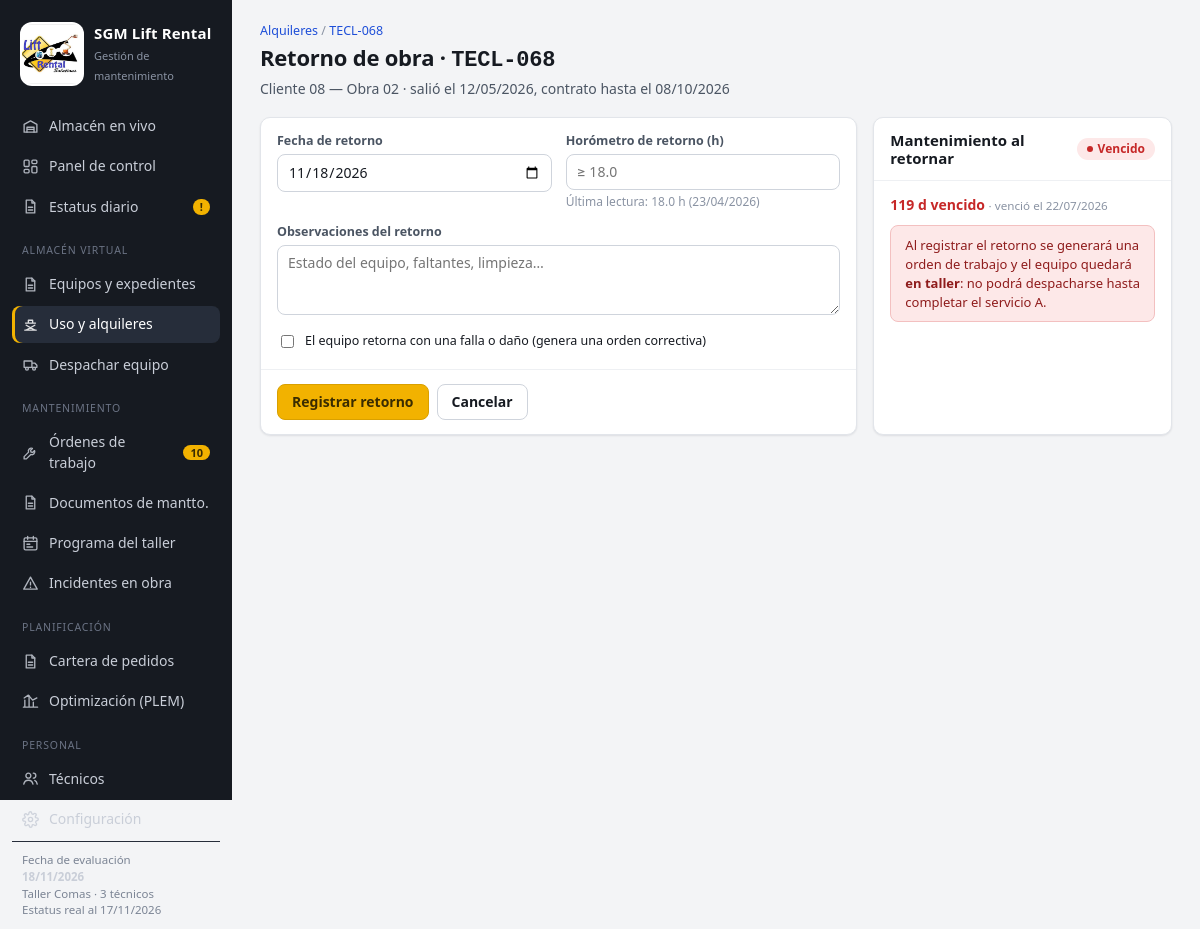
/alquileres/53/retorno, run on the app's committed database.
### tables this page shows
CREATE TABLE equipos (
    id INTEGER PRIMARY KEY,
    codigo TEXT UNIQUE NOT NULL,
    categoria TEXT NOT NULL,
    marca TEXT, modelo TEXT, serie TEXT, anio INTEGER,
    altura_plataforma REAL, altura_trabajo REAL, capacidad_kg REAL, peso_kg REAL,
    valor_usd REAL,
    frecuencia_h REAL NOT NULL DEFAULT 100,
    tasa_uso REAL NOT NULL DEFAULT 0.13,
    situacion TEXT NOT NULL DEFAULT 'Disponible',
    ubicacion_detalle TEXT,
    con_expediente INTEGER NOT NULL DEFAULT 1,
    notas TEXT,
    activo INTEGER NOT NULL DEFAULT 1
);

CREATE TABLE alquileres (
    id INTEGER PRIMARY KEY,
    equipo_id INTEGER NOT NULL REFERENCES equipos(id),
    cliente TEXT, obra TEXT, zona TEXT,
    fecha_salida TEXT NOT NULL,
    fecha_vencimiento TEXT,
    fecha_retorno TEXT,
    horometro_salida REAL,
    horometro_retorno REAL,
    tarifa_dia REAL,
    estado TEXT NOT NULL DEFAULT 'En obra',
    mant_estado_salida TEXT,
    excepcion_motivo TEXT,
    excepcion_autoriza TEXT,
    notas TEXT,
    creado TEXT DEFAULT (datetime('now','localtime'))
);

CREATE TABLE lecturas (
    id INTEGER PRIMARY KEY,
    equipo_id INTEGER NOT NULL REFERENCES equipos(id),
    fecha TEXT NOT NULL,
    horometro REAL NOT NULL,
    fuente TEXT
);

### app.py (the view, shortened to what this page needs)
@app.route("/alquileres/<int:aid>/retorno", methods=["GET", "POST"])
def retorno(aid):
    a = db().execute("""SELECT a.*, e.codigo, e.categoria FROM alquileres a JOIN equipos e
                        ON e.id=a.equipo_id WHERE a.id=?""", (aid,)).fetchone()
    if not a or a["estado"] != "En obra":
        abort(404)
    c = cfg()
    ref = L.fecha_ref(c)
    eq = db().execute("SELECT * FROM equipos WHERE id=?", (a["equipo_id"],)).fetchone()
    m = L.estado_equipo(db(), eq, c, ref)
    return render_template("retorno.html", a=a, m=m, ult=L.ultima_lectura(db(), a["equipo_id"]))

### app.py (called while the page is built)
def db():
    return base.get_db()

def cfg():
    return L.leer_config(db())

@app.template_filter("fecha")
def f_fecha(v, formato="%d/%m/%Y"):
    d = a_fecha(v) if v else None
    return d.strftime(formato) if d else "—"

@app.template_filter("num")
def f_num(v, dec=0):
    if v is None or v == "":
        return "—"
    s = f"{float(v):,.{dec}f}"
    return s

@app.template_filter("clase")
def f_clase(estado):
    return {"Vigente": "ok", "Por vencer": "warn", "Vencido": "bad", "Sin datos": "none",
            "Disponible": "ok", "En obra": "info", "En taller": "warn", "Fuera de servicio": "bad",
            "Pendiente": "warn", "Programada": "info", "En ejecución": "accent",
            "Completada": "ok", "Cancelada": "none", "Cerrado": "none",
            "apto": "ok", "advertencia": "warn", "bloqueado": "bad",
            "Alta": "bad", "Normal": "info", "Baja": "none",
            "Asignado": "info", "Despachado": "ok", "No atendido": "bad", "Cancelado": "none",
            "Terminada": "ok", "En curso": "accent", "Error": "bad"}.get(estado, "none")

### db.py (called while the page is built)
def conectar():
    con = sqlite3.connect(DB_PATH, detect_types=0)
    con.row_factory = sqlite3.Row
    con.execute("PRAGMA foreign_keys = ON")
    return con

def get_db():
    if "db" not in g:
        g.db = conectar()
    return g.db

def cerrar_db(_exc=None):
    con = g.pop("db", None)
    if con is not None:
        con.close()

### logica.py (called while the page is built)
def a_fecha(v):
    if v is None or v == "":
        return None
    if isinstance(v, date):
        return v
    return datetime.strptime(str(v)[:10], "%Y-%m-%d").date()

def iso(d):
    return d.strftime("%Y-%m-%d") if d else None

def leer_config(db):
    return {r["clave"]: r["valor"] for r in db.execute("SELECT clave, valor FROM config")}

def fecha_ref(cfg):
    return a_fecha(cfg.get("fecha_referencia")) or date.today()

def nivel_siguiente(horometro_ultimo, frecuencia):
    if horometro_ultimo is None or not frecuencia:
        return "A"
    nxt = horometro_ultimo + frecuencia
    if frecuencia >= 250:
        reglas = [(2000, "A+B+C+D"), (1000, "A+B+C"), (500, "A+B")]
    else:
        reglas = [(1000, "A+B+C+D"), (500, "A+B+C"), (300, "A+B")]
    for k, nivel in reglas:
        if math.floor(nxt / k) > math.floor(horometro_ultimo / k):
            return nivel
    return "A"

def intervalo_calendario(categoria, cfg):
    clave = "intervalo_brazos" if categoria.startswith("Brazo") else "intervalo_tijeras"
    return int(float(cfg.get(clave) or 90))

### templates/retorno.html (shortened to what this page needs)
{% extends 'base.html' %}
{% from '_m.html' import chip, restante %}
{% block contenido %}
<div class="cab">
  <div>
    <div class="migas"><a href="{{ url_for('alquileres') }}">Alquileres</a> / <a href="{{ url_for('equipo', codigo=a.codigo) }}">{{ a.codigo }}</a></div>
    <h1>Retorno de obra · <span class="mono" style="font-size:22px">{{ a.codigo }}</span></h1>
    <p>{{ a.cliente or '—' }} — {{ a.obra or '—' }} · salió el {{ a.fecha_salida|fecha }}, contrato hasta el {{ a.fecha_vencimiento|fecha }}</p>
  </div>
</div>
<div class="grid g-21">
  <form method="post" class="card">
    <div class="bd stack">
      <div class="campos">
        <div><label>Fecha de retorno</label><input type="date" name="fecha_retorno" value="{{ REF.isoformat() }}" required></div>
        <div><label>Horómetro de retorno (h)</label><input type="number" step="0.1" name="horometro_retorno" {% if ult %}min="{{ ult.horometro }}" placeholder="≥ {{ ult.horometro|num(1) }}"{% endif %}>
          <div class="ayuda">Última lectura: {{ ult.horometro|num(1) if ult else '—' }} h ({{ ult.fecha|fecha if ult else '' }})</div></div>
        <div class="ancho"><label>Observaciones del retorno</label><textarea name="notas" placeholder="Estado del equipo, faltantes, limpieza…"></textarea></div>
        <label class="check ancho"><input type="checkbox" name="falla" value="1" onchange="document.getElementById('falla-det').hidden = !this.checked"> El equipo retorna con una falla o daño (genera una orden correctiva)</label>
      </div>
    </div>
    <div class="bd acciones" style="border-top:1px solid var(--line-2)">
      <button class="btn pri">Registrar retorno</button>
      <a class="btn" href="{{ url_for('alquileres') }}">Cancelar</a>
    </div>
  </form>
  <div class="card">
    <div class="hd"><h2>Mantenimiento al retornar</h2>{{ chip(m.estado) }}</div>
    <div class="bd stack" style="gap:10px">
      <div>{{ restante(m) }}{% if m.fecha_vence %} <small>· {{ 'venció' if m.estado == 'Vencido' else 'vence' }} el {{ m.fecha_vence|fecha }}</small>{% endif %}</div>
      {% if m.estado in ('Vencido', 'Sin datos') %}
        <div class="nota bad">Al registrar el retorno se generará una orden de trabajo y el equipo quedará <b>en taller</b>: no podrá despacharse hasta completar el servicio {{ m.nivel or 'A' }}.</div>
      {% elif m.estado == 'Por vencer' %}
        <div class="nota warn">Se generará una orden pendiente para aprovechar el retorno y adelantar el servicio.</div>
      {% else %}
        <div class="nota ok">El equipo queda disponible en patio.</div>
      {% endif %}
    </div>
  </div>
</div>
{% endblock %}

### static/estilos.css (style rules this page uses)
:root { --bg: #f3f4f6; --panel: #ffffff; --ink: #161a21; --ink-2: #4b5563; --ink-3: #8a93a3; --line: #e2e5ea; --line-2: #eef0f3; --side: #161a21; --side-ink: #c9ced8; --accent: #f2b200; --accent-ink: #3a2c00; --ok: #15803d; --ok-bg: #e7f6ec; --warn: #b45309; --warn-bg: #fdf1dc; --bad: #c62828; --bad-bg: #fde8e8; --info: #1d4ed8; --info-bg: #e6edfd; --none: #6b7280; --none-bg: #eef0f3; --radius: 10px; --shadow: 0 1px 2px rgba(16, 24, 40, .06), 0 1px 3px rgba(16, 24, 40, .04); --mono: "Cascadia Mono", "Consolas", ui-monospace, monospace; }
* { box-sizing: border-box; }
html, body { margin: 0; }
body { font-family: "Segoe UI", system-ui, -apple-system, Roboto, sans-serif; font-size: 14px; line-height: 1.45; color: var(--ink); background: var(--bg); font-variant-numeric: tabular-nums; }
a { color: var(--info); text-decoration: none; }
h1, h2, h3 { margin: 0; line-height: 1.2; }
h1 { font-size: 22px; font-weight: 650; letter-spacing: -.01em; }
h2 { font-size: 15px; font-weight: 650; }
small, .muted { color: var(--ink-3); }
.mono, .cod { font-family: var(--mono); font-size: 12.5px; }
.cab { display: flex; align-items: flex-end; justify-content: space-between; gap: 16px; margin-bottom: 18px; flex-wrap: wrap; }
.cab p { margin: 4px 0 0; color: var(--ink-2); }
.migas { font-size: 12.5px; color: var(--ink-3); margin-bottom: 4px; }
.acciones { display: flex; gap: 8px; flex-wrap: wrap; align-items: center; }
.card { background: var(--panel); border: 1px solid var(--line); border-radius: var(--radius); box-shadow: var(--shadow); }
.card > .hd { display: flex; align-items: center; justify-content: space-between; gap: 10px; padding: 13px 16px; border-bottom: 1px solid var(--line-2); }
.card > .bd { padding: 14px 16px; }
.grid { display: grid; gap: 16px; }
.g-21 { grid-template-columns: minmax(0, 2fr) minmax(0, 1fr); }
.stack { display: grid; gap: 16px; align-content: start; }
label { display: block; font-size: 12.5px; font-weight: 600; color: var(--ink-2); margin-bottom: 4px; }
input, select, textarea { width: 100%; font: inherit; color: var(--ink); background: #fff; border: 1px solid #cfd4dc; border-radius: 8px; padding: 7px 10px; min-height: 36px; }
textarea { min-height: 70px; resize: vertical; }
input[type=checkbox], input[type=radio] { width: auto; min-height: 0; accent-color: #d69e00; }
.campos { display: grid; gap: 12px 14px; grid-template-columns: repeat(auto-fill, minmax(190px, 1fr)); }
.campos .ancho { grid-column: 1 / -1; }
.check { display: flex; gap: 8px; align-items: flex-start; font-weight: 500; color: var(--ink); }
.ayuda { font-size: 12px; color: var(--ink-3); margin-top: 3px; font-weight: 400; }
.btn { display: inline-flex; align-items: center; gap: 7px; font: inherit; font-weight: 600; cursor: pointer; padding: 7px 14px; border-radius: 8px; border: 1px solid #cfd4dc; background: #fff; color: var(--ink); min-height: 36px; white-space: nowrap; }
.btn.pri { background: var(--accent); border-color: #d9a000; color: var(--accent-ink); }
.nota { padding: 10px 14px; border-radius: 8px; background: #f7f8fa; border: 1px dashed #d5dae2; color: var(--ink-2); font-size: 13px; }
.nota.bad { background: var(--bad-bg); border: 1px solid #f3c0c0; color: #8f1c1c; }

### data on the page
equipos: codigo "TECL-068"
alquileres: cliente "Cliente 08", obra "Obra 02", fecha_salida|fecha "12/05/2026", fecha_vencimiento|fecha "08/10/2026"
lecturas: horometro_retorno "≥ 18.0", horometro|num "18.0", fecha|fecha "23/04/2026"

### other printed values
{{ OT_ABIERTAS }} "10"
{{ REF|fecha }} "18/11/2026"
{{ CFG.capacidad_tecnicos }} "3"
{{ EST.fecha|fecha('%d/%m/%Y') }} "17/11/2026"
{{ texto or e }} "Vencido"
{{ m.dias_rest }} "119"
{{ 'venció' if m.estado == 'Vencido' else 'vence' }} "venció"
{{ m.fecha_vence|fecha }} "22/07/2026"
{{ m.nivel or 'A' }} "A"
